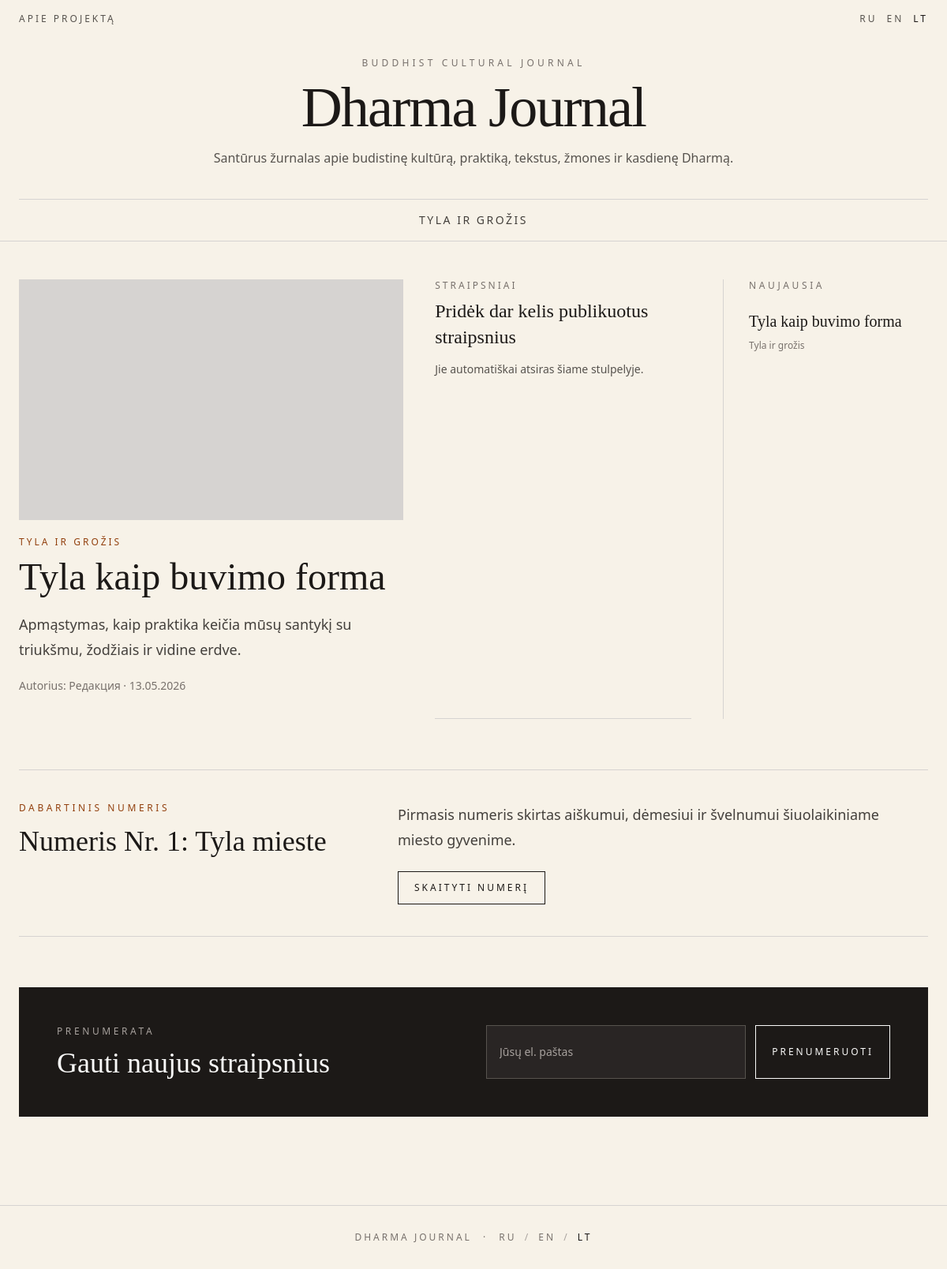
The page /lt/ on the database its author committed.
### articles/models.py (models this page shows, shortened)
class Category(models.Model):
    order = models.PositiveIntegerField("Порядок", default=100)
    is_active = models.BooleanField("Активна", default=True)
    class Meta:
        ordering = ["order", "id"]
        verbose_name = "Рубрика"
        verbose_name_plural = "Рубрики"
    def get_translation(self, language="ru"):
        return self.translations.filter(language=language).first()

class CategoryTranslation(models.Model):
    category = models.ForeignKey(
        Category,
        on_delete=models.CASCADE,
        related_name="translations",
        verbose_name="Рубрика",
    )
    language = models.CharField(
        "Язык",
        max_length=2,
        choices=LANGUAGE_CHOICES,
    )
    title = models.CharField("Название", max_length=200)
    slug = models.SlugField("URL-имя", max_length=220)
    description = models.TextField("Описание", blank=True)
    class Meta:
        unique_together = [
            ("category", "language"),
            ("language", "slug"),
        ]
        verbose_name = "Перевод рубрики"
        verbose_name_plural = "Переводы рубрик"

class ArticleTranslation(models.Model):
    article = models.ForeignKey(
        Article,
        on_delete=models.CASCADE,
        related_name="translations",
        verbose_name="Статья",
    )
    language = models.CharField(
        "Язык",
        max_length=2,
        choices=LANGUAGE_CHOICES,
    )
    title = models.CharField("Заголовок", max_length=250)
    slug = models.SlugField("URL-имя", max_length=260)
    subtitle = models.CharField("Подзаголовок", max_length=300, blank=True)
    excerpt = models.TextField("Краткое описание", blank=True)
    body = models.TextField("Текст статьи")
    seo_title = models.CharField("SEO title", max_length=250, blank=True)
    seo_description = models.TextField("SEO description", blank=True)
    class Meta:
        unique_together = [
            ("article", "language"),
            ("language", "slug"),
        ]
        verbose_name = "Перевод статьи"
        verbose_name_plural = "Переводы статей"

class Article(models.Model):
    class Status(models.TextChoices):
        DRAFT = "draft", "Черновик"
        PUBLISHED = "published", "Опубликовано"
    category = models.ForeignKey(
        Category,
        on_delete=models.PROTECT,
        related_name="articles",
        verbose_name="Рубрика",
    )
    author = models.ForeignKey(
        Author,
        on_delete=models.SET_NULL,
        null=True,
        blank=True,
        related_name="articles",
        verbose_name="Автор",
    )
    status = models.CharField(
        "Статус",
        max_length=20,
        choices=Status.choices,
        default=Status.DRAFT,
    )
    is_featured = models.BooleanField("Главный материал", default=False)
    published_at = models.DateTimeField("Дата публикации", null=True, blank=True)
    created_at = models.DateTimeField("Создано", auto_now_add=True)
    updated_at = models.DateTimeField("Обновлено", auto_now=True)
    class Meta:
        ordering = ["-published_at", "-created_at"]
        verbose_name = "Статья"
        verbose_name_plural = "Статьи"
    def get_translation(self, language="ru"):
        return self.translations.filter(language=language).first()

class Author(models.Model):
    name = models.CharField("Имя", max_length=200)
    slug = models.SlugField("URL-имя", max_length=220, unique=True)
    bio = models.TextField("Биография", blank=True)
    class Meta:
        ordering = ["name"]
        verbose_name = "Автор"
        verbose_name_plural = "Авторы"

### core/views.py (the view)
# urls.py: path("", home, {"language": "ru"}, name="home_default"),
def home(request, language="ru"):
    language = normalize_language(language)
    published_articles = (
        Article.objects
        .filter(
            status=Article.Status.PUBLISHED,
            translations__language=language,
        )
        .select_related("category", "author")
        .prefetch_related("translations", "category__translations")
        .distinct()
    )
    featured_article = (
        published_articles
        .filter(is_featured=True)
        .first()
    )
    featured_card = None
    if featured_article:
        featured_card = make_article_card(featured_article, language)
    secondary_articles = published_articles
    if featured_article:
        secondary_articles = secondary_articles.exclude(id=featured_article.id)
    secondary_cards = []
    for article in secondary_articles[:3]:
        card = make_article_card(article, language)
        if card:
            secondary_cards.append(card)
    latest_cards = []
    for article in published_articles[:5]:
        card = make_article_card(article, language)
        if card:
            latest_cards.append(card)
    context = {
        "language": language,
        "available_languages": AVAILABLE_LANGUAGES,
        "language_links": make_language_links_for_home(language),
        "navigation_categories": get_navigation_categories(language),
        "ui": get_ui_text(language),
        "featured_card": featured_card,
        "secondary_cards": secondary_cards,
        "latest_cards": latest_cards,
    }
    return render(request, "core/home.html", context)

### templates/core/home.html (shortened to what this page needs)
{% extends "base.html" %}
{% block content %}
<main class="mx-auto max-w-7xl px-6 py-12">
    <section class="grid gap-10 lg:grid-cols-[1.5fr_1fr_0.8fr]">
        {% if featured_card %}
            <article class="border-b border-stone-300 pb-8 lg:border-b-0">
                <div class="mb-5 aspect-[16/10] bg-stone-300"></div>
                <p class="mb-3 text-xs uppercase tracking-[0.25em] text-amber-800">
                    {% if featured_card.category_translation %}
                        {{ featured_card.category_translation.title }}
                    {% else %}
                        {{ ui.featured }}
                    {% endif %}
                </p>
                {% if featured_card.translation.slug %}
                    <a href="{% url 'article_detail' language featured_card.translation.slug %}" class="block group">
                        <h2 class="serif text-4xl md:text-5xl leading-tight group-hover:text-amber-800">
                            {{ featured_card.translation.title }}
                        </h2>
                    </a>
                {% else %}
                    <h2 class="serif text-4xl md:text-5xl leading-tight">
                        {{ featured_card.translation.title }}
                    </h2>
                {% endif %}
                {% if featured_card.translation.excerpt %}
                    <p class="mt-5 max-w-2xl text-lg leading-8 text-stone-700">
                        {{ featured_card.translation.excerpt }}
                    </p>
                {% endif %}
                <p class="mt-5 text-sm text-stone-500">
                    {% if featured_card.article.author %}
                        {{ ui.author }}: {{ featured_card.article.author.name }}
                    {% else %}
                        {{ ui.author }}: {{ ui.editorial }}
                    {% endif %}
                    {% if featured_card.article.published_at %}
                        · {{ featured_card.article.published_at|date:"d.m.Y" }}
                    {% endif %}
                </p>
            </article>
        {% endif %}
        <section class="grid gap-8">
            {% for card in secondary_cards %}
                <article class="border-b border-stone-300 pb-6">
                    <p class="mb-2 text-xs uppercase tracking-[0.25em] text-stone-500">
                        {% if card.category_translation %}
                            {{ card.category_translation.title }}
                        {% else %}
                            {{ ui.category }}
                        {% endif %}
                    </p>
                    {% if card.translation.slug %}
                        <a href="{% url 'article_detail' language card.translation.slug %}" class="block group">
                            <h3 class="serif text-2xl leading-snug group-hover:text-amber-800">
                                {{ card.translation.title }}
                            </h3>
                        </a>
                    {% else %}
                        <h3 class="serif text-2xl leading-snug">
                            {{ card.translation.title }}
                        </h3>
                    {% endif %}
                    {% if card.translation.excerpt %}
                        <p class="mt-3 text-sm leading-6 text-stone-600">
                            {{ card.translation.excerpt }}
                        </p>
                    {% endif %}
                </article>
            {% empty %}
                <article class="border-b border-stone-300 pb-6">
                    <p class="mb-2 text-xs uppercase tracking-[0.25em] text-stone-500">
                        {{ ui.materials }}
                    </p>
                    <h3 class="serif text-2xl leading-snug">
                        {{ ui.add_more_articles }}
                    </h3>
                    <p class="mt-3 text-sm leading-6 text-stone-600">
                        {{ ui.add_more_articles_text }}
                    </p>
                </article>
            {% endfor %}
        </section>
        <aside class="border-t border-stone-300 pt-6 lg:border-l lg:border-t-0 lg:pl-8 lg:pt-0">
            <h3 class="mb-6 text-xs uppercase tracking-[0.3em] text-stone-500">
                {{ ui.latest }}
            </h3>
            <div class="space-y-5">
                {% for card in latest_cards %}
                    {% if card.translation.slug %}
                        <a href="{% url 'article_detail' language card.translation.slug %}" class="block group">
                            <p class="serif text-xl leading-snug group-hover:text-amber-800">
                                {{ card.translation.title }}
                            </p>
                            <p class="mt-2 text-xs text-stone-500">
                                {% if card.category_translation %}
                                    {{ card.category_translation.title }}
                                {% else %}
                                    {{ ui.category }}
                                {% endif %}
                            </p>
                        </a>
                    {% endif %}
                {% empty %}
                    <p class="text-sm leading-6 text-stone-600">
                        {{ ui.no_published }}
                    </p>
                {% endfor %}
            </div>
        </aside>
    </section>
    <section class="mt-16 border-y border-stone-300 py-10">
        <div class="grid gap-8 md:grid-cols-[0.8fr_1.2fr]">
            <div>
                <p class="mb-3 text-xs uppercase tracking-[0.3em] text-amber-800">
                    {{ ui.current_issue }}
                </p>
                <h2 class="serif text-4xl leading-tight">
                    {{ ui.issue_title }}
                </h2>
            </div>
            <div>
                <p class="text-lg leading-8 text-stone-700">
                    {{ ui.issue_text }}
                </p>
                <a href="#" class="mt-6 inline-block border border-stone-900 px-5 py-3 text-xs uppercase tracking-[0.25em] hover:bg-stone-900 hover:text-stone-50">
                    {{ ui.read_issue }}
                </a>
            </div>
        </div>
    </section>
    <section class="mt-16 bg-stone-900 px-6 py-12 text-stone-50 md:px-12">
        <div class="grid gap-8 md:grid-cols-[1fr_1fr]">
            <div>
                <p class="mb-3 text-xs uppercase tracking-[0.3em] text-stone-400">
                    {{ ui.subscription }}
                </p>
                <h2 class="serif text-4xl">
                    {{ ui.subscribe_title }}
                </h2>
            </div>
            <form class="flex flex-col gap-3 sm:flex-row">
                <input
                    type="email"
                    placeholder="{{ ui.email_placeholder }}"
                    class="w-full border border-stone-600 bg-stone-800 px-4 py-3 text-sm outline-none placeholder:text-stone-400"
                >
                <button
                    type="submit"
                    class="border border-stone-50 px-5 py-3 text-xs uppercase tracking-[0.25em] hover:bg-stone-50 hover:text-stone-900"
                >
                    {{ ui.subscribe_button }}
                </button>
            </form>
        </div>
    </section>
</main>
{% endblock %}

### templates/base.html (shortened to what this page needs)
<!doctype html>
<html lang="{{ language|default:'ru' }}">
<head>
    <script src="https://cdn.tailwindcss.com"></script>
</head>
<body class="text-stone-900">
    <header class="border-b border-stone-300">
        <div class="mx-auto max-w-7xl px-6 py-4">
            <div class="flex items-center justify-between text-xs uppercase tracking-[0.25em] text-stone-600">
                <a href="{% url 'home' language %}" class="hover:text-stone-900">
                    {{ ui.about }}
                </a>
                <div class="flex gap-3">
                    {% for item in language_links %}
                        <a
                            href="{{ item.url }}"
                            class="{% if item.is_current %}text-stone-900{% else %}hover:text-stone-900{% endif %}"
                        >
                            {{ item.code|upper }}
                        </a>
                    {% endfor %}
                </div>
            </div>
            <div class="py-10 text-center">
                <p class="mb-3 text-xs uppercase tracking-[0.35em] text-stone-500">
                    {{ ui.journal_label }}
                </p>
                <a href="{% url 'home' language %}" class="inline-block">
                    <h1 class="serif text-5xl md:text-7xl tracking-tight hover:text-amber-800">
                        Dharma Journal
                    </h1>
                </a>
                <p class="mx-auto mt-4 max-w-2xl text-sm md:text-base leading-7 text-stone-600">
                    {{ ui.site_subtitle }}
                </p>
            </div>
            <nav class="flex flex-wrap justify-center gap-x-8 gap-y-3 border-t border-stone-300 pt-4 text-sm uppercase tracking-[0.18em] text-stone-700">
                {% for item in navigation_categories %}
                    <a href="{{ item.url }}" class="hover:text-stone-950">
                        {{ item.translation.title }}
                    </a>
                {% empty %}
                    <a href="{% url 'home' language %}" class="hover:text-stone-950">
                        Dharma Journal
                    </a>
                {% endfor %}
            </nav>
        </div>
    </header>
    {% block content %}{% endblock %}
    <footer class="mt-16 border-t border-stone-300">
        <div class="mx-auto max-w-7xl px-6 py-8 text-center text-xs uppercase tracking-[0.25em] text-stone-500">
            <a href="{% url 'home' language %}" class="hover:text-stone-900">
                Dharma Journal
            </a>
            <span class="mx-2">·</span>
            {% for item in language_links %}
                <a
                    href="{{ item.url }}"
                    class="{% if item.is_current %}text-stone-900{% else %}hover:text-stone-900{% endif %}"
                >
                    {{ item.code|upper }}
                </a>
                {% if not forloop.last %}
                    <span class="mx-1 text-stone-400">/</span>
                {% endif %}
            {% endfor %}
        </div>
    </footer>
</body>
</html>

### rows shown on the page
Category: translation "TYLA IR GROŽIS"
CategoryTranslation: category_translation "TYLA IR GROŽIS"
ArticleTranslation: translation "Tyla kaip buvimo forma", translation.excerpt "Apmąstymas, kaip praktika keičia mūsų santykį su triukšmu, žodžiais ir vidine erdve."
Article: article.author.name "Редакция", article.published_at "13.05.2026", translation "Tyla kaip buvimo forma", category_translation "Tyla ir grožis"

### other values the page prints
{{ ui.about }} "APIE PROJEKTĄ"
{{ item.code|upper }} "RU" "EN" "LT"
{{ ui.journal_label }} "BUDDHIST CULTURAL JOURNAL"
{{ ui.site_subtitle }} "Santūrus žurnalas apie budistinę kultūrą, praktiką, tekstus, žmones ir kasdienę Dharmą."
{{ ui.author }} "Autorius"
{{ ui.materials }} "STRAIPSNIAI"
{{ ui.add_more_articles }} "Pridėk dar kelis publikuotus straipsnius"
{{ ui.add_more_articles_text }} "Jie automatiškai atsiras šiame stulpelyje."
{{ ui.latest }} "NAUJAUSIA"
{{ ui.current_issue }} "DABARTINIS NUMERIS"
{{ ui.issue_title }} "Numeris Nr. 1: Tyla mieste"
{{ ui.issue_text }} "Pirmasis numeris skirtas aiškumui, dėmesiui ir švelnumui šiuolaikiniame miesto gyvenime."
{{ ui.read_issue }} "SKAITYTI NUMERĮ"
{{ ui.subscription }} "PRENUMERATA"
{{ ui.subscribe_title }} "Gauti naujus straipsnius"
